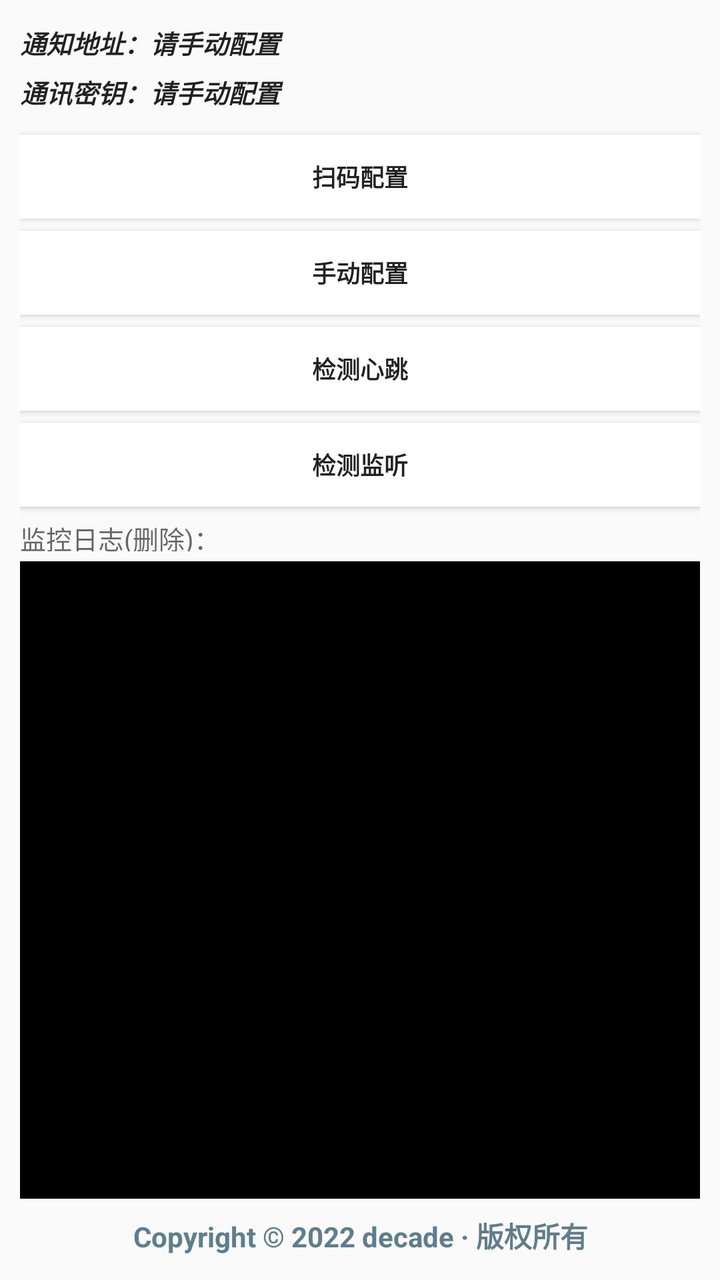
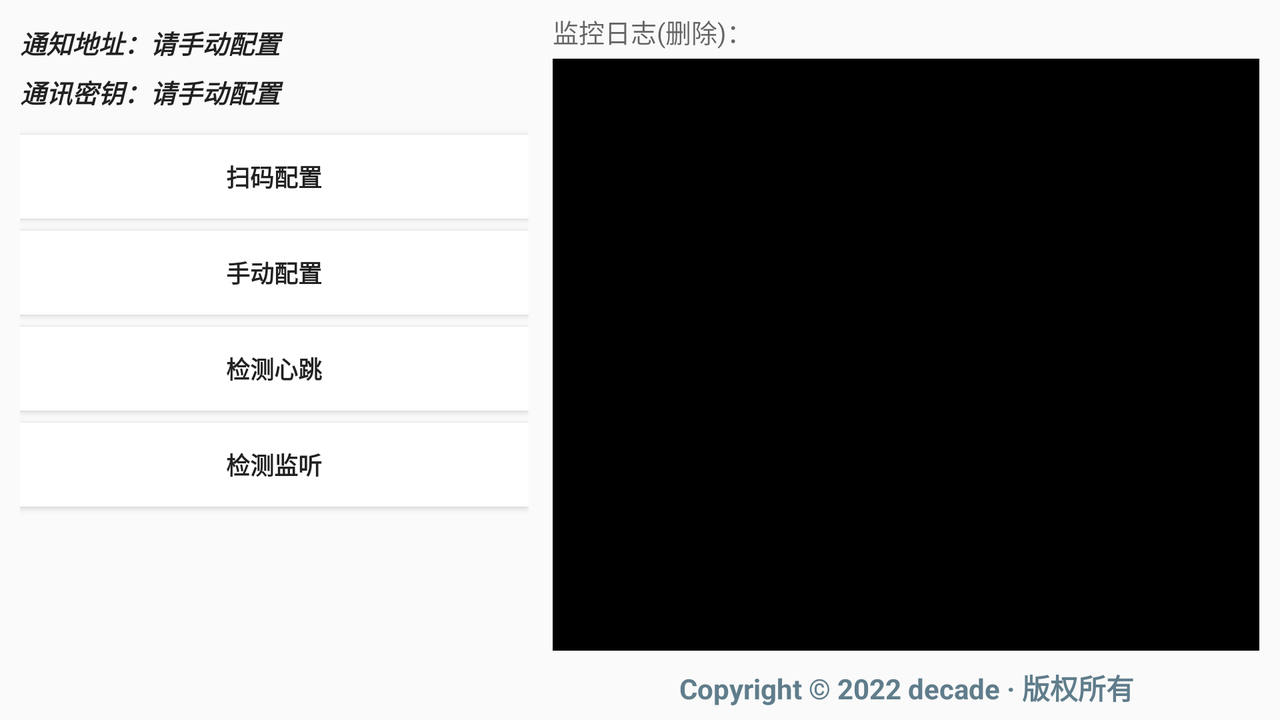

Two renders of one Android screen. The first uses the default layout on a phone; the second uses the alternative layout the repository ships for a different screen configuration, on a matching device. The two XML files are below.
<!-- AndroidManifest.xml: application theme AppTheme -->
<!-- res/layout/activity_main.xml -->
<?xml version="1.0" encoding="utf-8"?>
<ScrollView
        xmlns:android="http://schemas.android.com/apk/res/android"
        xmlns:tools="http://schemas.android.com/tools"
        android:layout_width="match_parent"
        android:layout_height="match_parent"
        android:fillViewport="true"
        tools:context=".ui.MainActivity">


    <LinearLayout
            android:layout_width="match_parent"
            android:layout_height="wrap_content"
            android:orientation="vertical"
            android:paddingStart="10dp"
            android:paddingEnd="10dp"
            android:paddingTop="6dp"
            android:paddingBottom="12dp">

        <TextView
                android:id="@+id/txt_host"
                android:layout_width="match_parent"
                android:layout_height="wrap_content"
                android:textIsSelectable="true"
                android:text="@string/url"
                android:textColor="?android:attr/textColorPrimary"
                android:textSize="13sp"
                android:textStyle="bold|italic"
                android:paddingTop="6dp"
                android:paddingBottom="3dp"
                android:maxLines="2"
                android:ellipsize="end"/>

        <TextView
                android:id="@+id/txt_key"
                android:layout_width="match_parent"
                android:layout_height="wrap_content"
                android:textIsSelectable="true"
                android:text="@string/key"
                android:textColor="?android:attr/textColorPrimary"
                android:textStyle="bold|italic"
                android:textSize="13sp"
                android:paddingTop="3dp"
                android:paddingBottom="6dp"
                android:maxLines="2"
                android:ellipsize="end"/>

        <Button
                android:id="@+id/btn_sm"
                android:layout_width="match_parent"
                android:layout_height="42dp"
                android:onClick="startQrCode"
                android:text="@string/sm"
                android:layout_marginTop="6dp"
                android:background="@drawable/ripple"
                android:maxLines="1"
                android:textStyle="bold"
                android:textSize="12sp"/>

        <Button
                android:id="@+id/btn_input"
                android:layout_width="match_parent"
                android:layout_height="42dp"
                android:onClick="doInput"
                android:text="@string/pz"
                android:layout_marginTop="6dp"
                android:background="@drawable/ripple"
                android:maxLines="1"
                android:textStyle="bold"
                android:textSize="12sp"/>

        <Button
                android:id="@+id/btn_start"
                android:layout_width="match_parent"
                android:layout_height="42dp"
                android:onClick="doStart"
                android:text="@string/xt"
                android:layout_marginTop="6dp"
                android:background="@drawable/ripple"
                android:maxLines="1"
                android:textStyle="bold"
                android:textSize="12sp"/>

        <Button
                android:id="@+id/btn_checkpush"
                android:layout_width="match_parent"
                android:layout_height="42dp"
                android:onClick="checkPush"
                android:text="@string/jt"
                android:layout_marginTop="6dp"
                android:background="@drawable/ripple"
                android:maxLines="1"
                android:textStyle="bold"
                android:textSize="12sp"/>

        
        <LinearLayout
                android:orientation="vertical"
                android:layout_width="match_parent"
                android:layout_height="0dp"
                android:layout_weight="1"
                android:layout_marginTop="6dp">

            
            <LinearLayout
                    android:orientation="horizontal"
                    android:layout_width="match_parent"
                    android:layout_height="wrap_content"
                    android:gravity="center_vertical"
                    android:layout_marginBottom="4dp">

                <TextView
                        android:layout_width="match_parent"
                        android:layout_height="match_parent"
                        android:layout_weight="1"
                        android:text="@string/ht_state"
                        android:textAppearance="?android:attr/textAppearanceMedium"
                        android:onClick="Logs"
                        android:maxLines="1"
                        android:ellipsize="end"
                        android:textSize="13sp"/>

                <TextView
                        android:layout_width="wrap_content"
                        android:layout_height="wrap_content"
                        android:textColor="#4CAF50"
                        android:textStyle="bold|italic"
                        android:id="@+id/sj_dl"
                        android:text="@string/dl"
                        android:onClick="dl"
                        android:maxLines="1"
                        style="@style/AppTheme"
                        android:textSize="12sp"
                        android:layout_marginStart="8dp"/>

            </LinearLayout>

            
            <LinearLayout
                    android:layout_width="match_parent"
                    android:layout_height="0dp"
                    android:layout_weight="1"
                    android:orientation="vertical"
                    android:id="@+id/logs_linear_layout"
                    android:layout_marginTop="1dp"
                    android:minHeight="200dp">

                <TextView
                        android:id="@+id/state_logs"
                        android:layout_width="match_parent"
                        android:layout_height="match_parent"
                        android:textIsSelectable="true"
                        android:background="#000000"
                        android:textColor="#07DD0C"
                        android:padding="5dp"
                        android:scrollbars="vertical"
                        android:fontFamily="monospace"
                        android:textSize="10sp"
                        android:lineSpacingExtra="2dp"
                        android:gravity="top"/>
            </LinearLayout>

            
            <LinearLayout
                    android:orientation="vertical"
                    android:layout_width="match_parent"
                    android:layout_height="wrap_content"
                    android:layout_marginTop="8dp"
                    android:layout_marginBottom="0dp">

                <TextView
                        android:id="@+id/bq"
                        android:layout_width="match_parent"
                        android:layout_height="wrap_content"
                        android:text="@string/bq"
                        android:textAppearance="?android:attr/textAppearanceSmall"
                        android:gravity="center"
                        android:textColor="#607D8B"
                        android:textSize="14sp"
                        android:textStyle="bold"
                        android:onClick="openAuthorWebsite"
                        android:clickable="true"/>

            </LinearLayout>

        </LinearLayout>

    </LinearLayout>
</ScrollView>
<!-- resources referenced by this layout -->
<resources>
  <!-- drawable ripple (drawable) -->
  <?xml version="1.0" encoding="utf-8"?>
  <ripple xmlns:android="http://schemas.android.com/apk/res/android"
      android:color="#FFF0F0F0">
      //按下后，水波纹的颜色
      <item>
          <color android:color="#FFFFFF"/>
          //控件默认的颜色
      </item>
  </ripple>
  <string name="bq">Copyright © 2022 decade · 版权所有</string>
  <string name="dl" />
  <string name="ht_state">监控日志(删除)：</string>
  <string name="jt">检测监听</string>
  <string name="key">通讯密钥：请手动配置</string>
  <string name="pz">手动配置</string>
  <string name="sm">扫码配置</string>
  <string name="url">通知地址：请手动配置</string>
  <string name="xt">检测心跳</string>
  <style name="AppTheme" parent="Theme.AppCompat.Light.DarkActionBar">
          
          <item name="colorPrimary">@color/colorPrimary</item>
          <item name="colorPrimaryDark">@color/colorPrimaryDark</item>
          <item name="colorAccent">@color/colorAccent</item>
      </style>
  <color name="colorPrimary">#FF024548</color>
  <color name="colorPrimaryDark">#FF2D2D2D</color>
  <color name="colorAccent">#FF8200FF</color>
</resources>
<!-- res/layout-land/activity_main.xml (the repository's variant of the layout above) -->
<!-- drawn on the phone turned sideways -->
<?xml version="1.0" encoding="utf-8"?>
<LinearLayout
    xmlns:android="http://schemas.android.com/apk/res/android"
    xmlns:tools="http://schemas.android.com/tools"
    android:layout_width="match_parent"
    android:layout_height="match_parent"
    android:orientation="horizontal"
    android:paddingStart="@dimen/main_padding_h"
    android:paddingEnd="@dimen/main_padding_h"
    android:paddingTop="@dimen/main_padding_v"
    android:paddingBottom="@dimen/main_padding_v"
    tools:context=".ui.MainActivity">

    <LinearLayout
        android:layout_width="0dp"
        android:layout_height="match_parent"
        android:layout_weight="0.42"
        android:orientation="vertical"
        android:paddingEnd="@dimen/main_section_gap">

        <TextView
            android:id="@+id/txt_host"
            android:layout_width="match_parent"
            android:layout_height="wrap_content"
            android:ellipsize="end"
            android:maxLines="2"
            android:paddingTop="6dp"
            android:paddingBottom="3dp"
            android:text="@string/url"
            android:textColor="?android:attr/textColorPrimary"
            android:textIsSelectable="true"
            android:textSize="13sp"
            android:textStyle="bold|italic"/>

        <TextView
            android:id="@+id/txt_key"
            android:layout_width="match_parent"
            android:layout_height="wrap_content"
            android:ellipsize="end"
            android:maxLines="2"
            android:paddingTop="3dp"
            android:paddingBottom="6dp"
            android:text="@string/key"
            android:textColor="?android:attr/textColorPrimary"
            android:textIsSelectable="true"
            android:textSize="13sp"
            android:textStyle="bold|italic"/>

        <Button
            android:id="@+id/btn_sm"
            android:layout_width="match_parent"
            android:layout_height="@dimen/btn_action_height"
            android:layout_marginTop="@dimen/main_section_gap"
            android:background="@drawable/ripple"
            android:maxLines="1"
            android:onClick="startQrCode"
            android:text="@string/sm"
            android:textSize="12sp"
            android:textStyle="bold"/>

        <Button
            android:id="@+id/btn_input"
            android:layout_width="match_parent"
            android:layout_height="@dimen/btn_action_height"
            android:layout_marginTop="@dimen/main_section_gap"
            android:background="@drawable/ripple"
            android:maxLines="1"
            android:onClick="doInput"
            android:text="@string/pz"
            android:textSize="12sp"
            android:textStyle="bold"/>

        <Button
            android:id="@+id/btn_start"
            android:layout_width="match_parent"
            android:layout_height="@dimen/btn_action_height"
            android:layout_marginTop="@dimen/main_section_gap"
            android:background="@drawable/ripple"
            android:maxLines="1"
            android:onClick="doStart"
            android:text="@string/xt"
            android:textSize="12sp"
            android:textStyle="bold"/>

        <Button
            android:id="@+id/btn_checkpush"
            android:layout_width="match_parent"
            android:layout_height="@dimen/btn_action_height"
            android:layout_marginTop="@dimen/main_section_gap"
            android:background="@drawable/ripple"
            android:maxLines="1"
            android:onClick="checkPush"
            android:text="@string/jt"
            android:textSize="12sp"
            android:textStyle="bold"/>
    </LinearLayout>

    <LinearLayout
        android:layout_width="0dp"
        android:layout_height="match_parent"
        android:layout_weight="0.58"
        android:orientation="vertical"
        android:paddingStart="@dimen/main_section_gap">

        <LinearLayout
            android:layout_width="match_parent"
            android:layout_height="wrap_content"
            android:layout_marginBottom="4dp"
            android:gravity="center_vertical"
            android:orientation="horizontal">

            <TextView
                android:layout_width="0dp"
                android:layout_height="wrap_content"
                android:layout_weight="1"
                android:ellipsize="end"
                android:maxLines="1"
                android:onClick="Logs"
                android:text="@string/ht_state"
                android:textAppearance="?android:attr/textAppearanceMedium"
                android:textSize="13sp"/>

            <TextView
                android:id="@+id/sj_dl"
                style="@style/AppTheme"
                android:layout_width="wrap_content"
                android:layout_height="wrap_content"
                android:layout_marginStart="8dp"
                android:maxLines="1"
                android:onClick="dl"
                android:text="@string/dl"
                android:textColor="#4CAF50"
                android:textSize="12sp"
                android:textStyle="bold|italic"/>
        </LinearLayout>

        <ScrollView
            android:id="@+id/log_scroll_view"
            android:layout_width="match_parent"
            android:layout_height="0dp"
            android:layout_weight="1"
            android:background="#000000"
            android:fadeScrollbars="false"
            android:fillViewport="true"
            android:padding="5dp"
            android:scrollbars="vertical">

            <TextView
                android:id="@+id/state_logs"
                android:layout_width="match_parent"
                android:layout_height="wrap_content"
                android:fontFamily="monospace"
                android:gravity="top"
                android:lineSpacingExtra="2dp"
                android:overScrollMode="always"
                android:textColor="#07DD0C"
                android:textIsSelectable="true"
                android:textSize="10sp"/>
        </ScrollView>

        <TextView
            android:id="@+id/bq"
            android:layout_width="match_parent"
            android:layout_height="wrap_content"
            android:layout_marginTop="8dp"
            android:clickable="true"
            android:gravity="center"
            android:onClick="openAuthorWebsite"
            android:text="@string/bq"
            android:textAppearance="?android:attr/textAppearanceSmall"
            android:textColor="#607D8B"
            android:textSize="14sp"
            android:textStyle="bold"/>
    </LinearLayout>
</LinearLayout>
<!-- resources referenced by the variant -->
<!-- as the phone turned sideways resolves them -->
<resources>
  <!-- from res/values-sw360dp/ -->
  <dimen name="btn_action_height">42dp</dimen>
  <dimen name="main_padding_h">10dp</dimen>
  <dimen name="main_padding_v">6dp</dimen>
  <dimen name="main_section_gap">6dp</dimen>
  <!-- drawable ripple (drawable) -->
  <?xml version="1.0" encoding="utf-8"?>
  <ripple xmlns:android="http://schemas.android.com/apk/res/android"
      android:color="#FFF0F0F0">
      //按下后，水波纹的颜色
      <item>
          <color android:color="#FFFFFF"/>
          //控件默认的颜色
      </item>
  </ripple>
  <string name="bq">Copyright © 2022 decade · 版权所有</string>
  <string name="dl" />
  <string name="ht_state">监控日志(删除)：</string>
  <string name="jt">检测监听</string>
  <string name="key">通讯密钥：请手动配置</string>
  <string name="pz">手动配置</string>
  <string name="sm">扫码配置</string>
  <string name="url">通知地址：请手动配置</string>
  <string name="xt">检测心跳</string>
  <style name="AppTheme" parent="Theme.AppCompat.Light.DarkActionBar">
          
          <item name="colorPrimary">@color/colorPrimary</item>
          <item name="colorPrimaryDark">@color/colorPrimaryDark</item>
          <item name="colorAccent">@color/colorAccent</item>
      </style>
  <color name="colorPrimary">#FF024548</color>
  <color name="colorPrimaryDark">#FF2D2D2D</color>
  <color name="colorAccent">#FF8200FF</color>
</resources>
